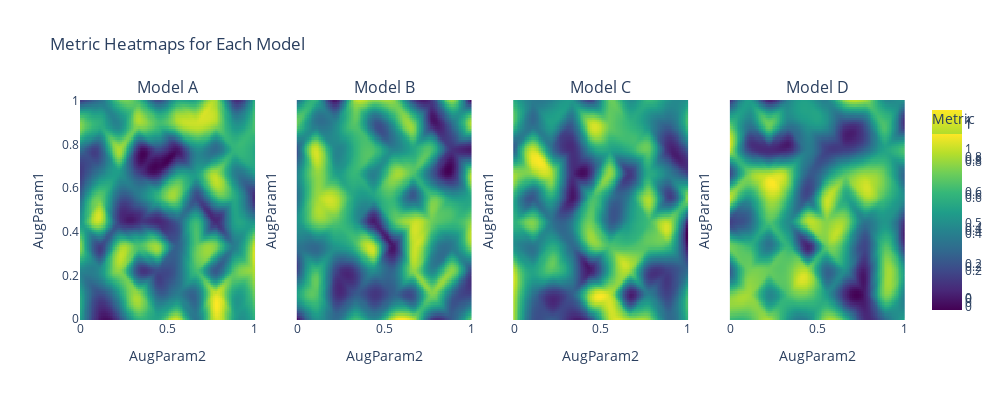

Write notebook code for a chart like this one.
### Code cell
import numpy as np
import pandas as pd
import plotly.graph_objs as go
import plotly.subplots as sp
from scipy.interpolate import griddata

# Sample data generation
# Assume augmentation parameters vary from 0 to 1 with 10 steps
aug_param1 = np.linspace(0, 1, 10)
aug_param2 = np.linspace(0, 1, 10)
models = ['Model A', 'Model B', 'Model C', 'Model D']

# Create a grid of augmentation parameters
param_grid = np.array(np.meshgrid(aug_param1, aug_param2)).T.reshape(-1, 2)

# Simulate metric values for each model
metric_data = {}
for model in models:
    # Simulate metric values (replace this with your actual metric computation)
    metric_values = np.random.rand(len(param_grid))
    metric_data[model] = metric_values

# Prepare the data for plotting
df_list = []
for model in models:
    df = pd.DataFrame(param_grid, columns=['AugParam1', 'AugParam2'])
    df['Metric'] = metric_data[model]
    df['Model'] = model
    df_list.append(df)
full_df = pd.concat(df_list)

# Round augmentation parameters to avoid floating-point precision issues
full_df['AugParam1'] = full_df['AugParam1'].round(4)
full_df['AugParam2'] = full_df['AugParam2'].round(4)

# Create smoother grids for interpolation
aug_param1_fine = np.linspace(0, 1, 100)
aug_param2_fine = np.linspace(0, 1, 100)
param_grid_fine = np.meshgrid(aug_param1_fine, aug_param2_fine)

# Initialize Plotly subplots
fig = sp.make_subplots(rows=1, cols=len(models), subplot_titles=models, shared_yaxes=True)

# Loop through each model to create heatmaps
for idx, model in enumerate(models):
    model_df = full_df[full_df['Model'] == model]
    # Interpolate the data to create a smooth heatmap
    points = model_df[['AugParam1', 'AugParam2']].values
    values = model_df['Metric'].values
    grid_z = griddata(points, values, (param_grid_fine[0], param_grid_fine[1]), method='cubic')

    # Flip the y-axis by reversing the order of y-values
    fig.add_trace(
        go.Heatmap(
            x=aug_param2_fine,
            y=aug_param1_fine[::-1],  # Reverse y-axis
            z=grid_z[::-1],           # Flip the data accordingly
            colorscale='Viridis',
            colorbar=dict(title='Metric') if idx == len(models)-1 else None,
        ),
        row=1, col=idx+1
    )
    fig.update_xaxes(title_text='AugParam2', row=1, col=idx+1)
    fig.update_yaxes(title_text='AugParam1', row=1, col=idx+1)

# Adjust layout
fig.update_layout(height=400, width=1000, title_text="Metric Heatmaps for Each Model", showlegend=False)
fig.show()
